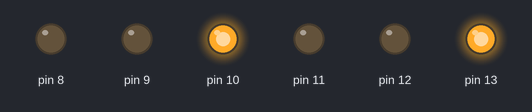
Simulated run of this sketch. Board: Arduino Uno, built with avr-gcc and run on an emulated ATmega328P. Parts: output pins drawn as LEDs (lit = HIGH).

Above: at 0.5 s.
At 1.2 s:
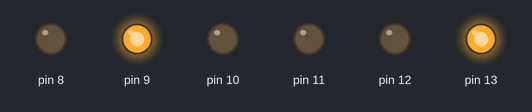
At 2.7 s:
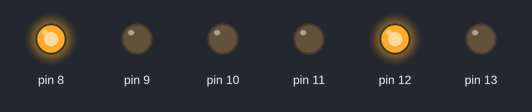
At 5.0 s:
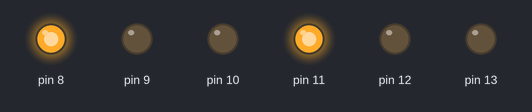
Timing chart, 0 to 6.9 s (numbered marks = the images above):
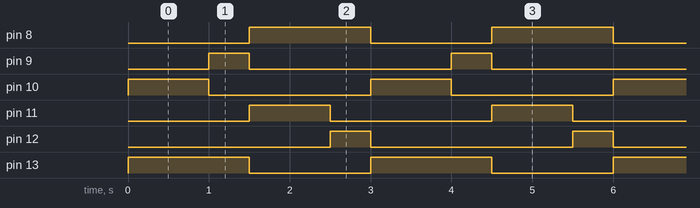

Measured:
- by itself, pin 8, pin 13: alternates HIGH for 1.5 s and LOW for 1.5 s
- by itself, pin 9, pin 12: alternates HIGH for 0.50 s and LOW for 2.5 s
- by itself, pin 10, pin 11: alternates HIGH for 1.0 s and LOW for 2.0 s

The sketch:

semaforocodigo.ino
```cpp
//C++ Code
void setup()
{
  pinMode(13, OUTPUT);
  pinMode(10, OUTPUT);
  pinMode(12, OUTPUT);
  pinMode(11, OUTPUT);
  pinMode(9, OUTPUT);
  pinMode(8, OUTPUT);
}

void loop()
{
  	digitalWrite(13, HIGH);//acende vermelho 1
    digitalWrite(10, HIGH);// acende verde 2
    delay(1000);
    digitalWrite(10, LOW);//apaga verde 2
    digitalWrite(9, HIGH);//acende amarelo 2
    delay(500);
    digitalWrite(13, LOW);//apaga vermelho 1
    digitalWrite(11, HIGH);//acende verde 1
    digitalWrite(8, HIGH);//acende vermelho 2
    digitalWrite(9, LOW);//apaga amarelo 2
    delay(1000);
    digitalWrite(11, LOW);//apaga verde 1
    digitalWrite(12, HIGH);// acende amarelo 1
    delay(500);
    digitalWrite(8, LOW);//apaga vermelho 2
    digitalWrite(12, LOW);//apaga amaraelo 1
}
```
